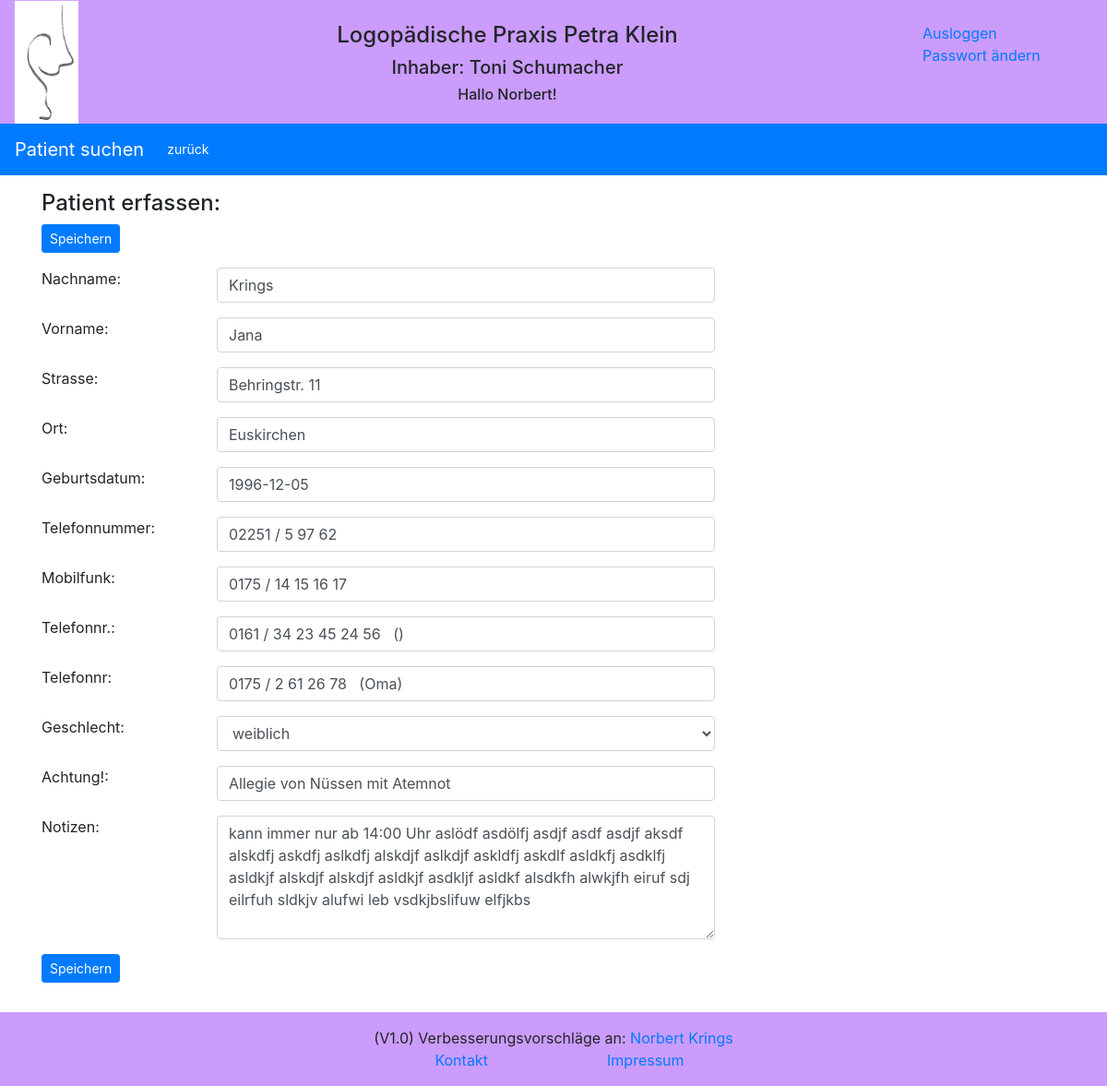
Before: /reports/edit/patient/1/ (signed in) with the older database file.
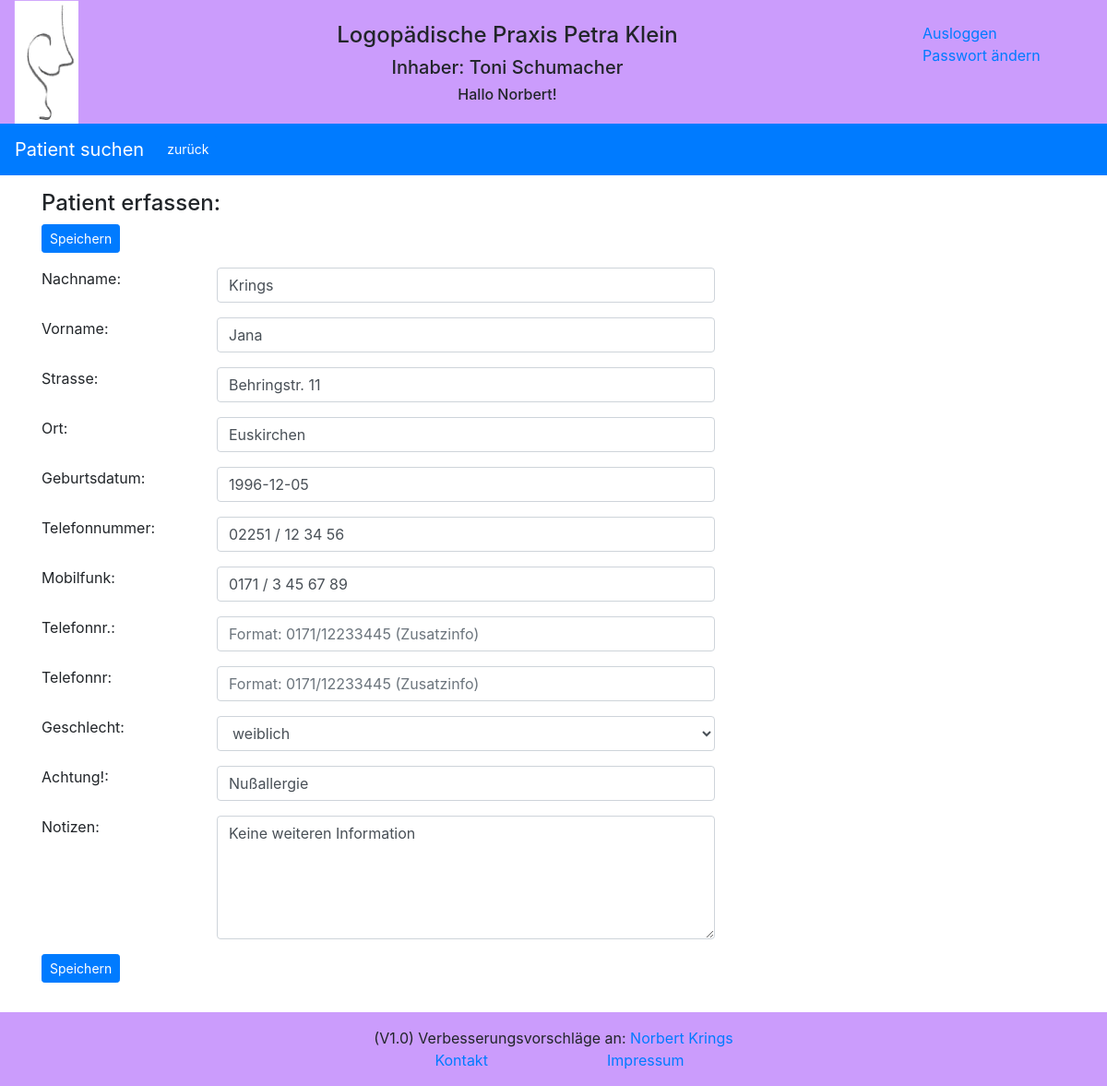
After: the same page with the newer database file.
### reports/models.py (models this page shows, shortened)
class Patient(models.Model):
    GENDER = (
        ('1', 'weiblich'),
        ('2', 'männlich'),
    )
    pa_first_name = models.CharField(max_length=50)
    pa_last_name = models.CharField(max_length=50)
    pa_street = models.CharField(max_length=100)
    pa_city = models.CharField(max_length=255)
    pa_phone = models.CharField(max_length=35, blank=True, default='', null=True)
    pa_cell_phone = models.CharField(max_length=35, blank=True, default='', null=True)
    pa_cell_phone_add1 = models.CharField(max_length=35, blank=True, default='', null=True)
    pa_cell_phone_add2 = models.CharField(max_length=35, blank=True, default='', null=True)
    pa_date_of_birth = models.DateField(default='1900-01-01')
    pa_gender = models.CharField(max_length=1, choices=GENDER, default='1')
    pa_attention = models.CharField(max_length=100, blank=True, default='')
    pa_note = models.CharField(max_length=255, blank=True, default='')

### reports/views.py (the view)
# urls.py: path('edit/patient/<id>/', views.edit_patient, name='edit_patient'),
def edit_patient(request, id=None):
    item = get_object_or_404(Patient, id=id)
    form = PatientForm(request.POST or None, instance=item)
    if form.is_valid():
        form.save()
        logger.info('edit_patient: Patient mit der ID:' + str(item.id) + ' geändert')
        return redirect('/reports/patient/' + str(item.id) + '/')
    logger.info('edit_patient: Patient mit der ID: ' + str(id) + ' zwecks Änderung aufgerufen')
    form.id = item.id
    return render(request, 'reports/patient_form.html', {'form': form})

### reports/templates/reports/patient_form.html (shortened to what the changed rows need)
{% extends "base.html" %}
{% block extrahead %}
    {% load static %}
{% endblock %}
{% block content %}
<content>
    <form method="POST" enctype="multipart/form-data" action="">
    <div class="container">
        <div class="form-group row">
            <div class="col-sm-6">
                {{ form.pa_last_name }}
            </div>
        </div>
        <div class="form-group row">
            <div class="col-sm-6">
                {{ form.pa_first_name }}
            </div>
        </div>
        <div class="form-group row">
            <div class="col-sm-6">
                {{ form.pa_street }}
            </div>
        </div>
        <div class="form-group row">
            <div class="col-sm-6">
                {{ form.pa_city }}
            </div>
        </div>
        <div class="form-group row">
            <div class="col-sm-6">
                {{ form.pa_date_of_birth }}
            </div>
        </div>
        <div class="form-group row">
            <div class="col-sm-6">
                {{ form.pa_phone }}
            </div>
        </div>
        <div class="form-group row">
            <div class="col-sm-6">
                {{ form.pa_cell_phone }}
            </div>
        </div>
        <div class="form-group row">
            <div class="col-sm-6">
                {{ form.pa_cell_phone_add1 }}
            </div>
        </div>
        <div class="form-group row">
            <div class="col-sm-6">
                {{ form.pa_cell_phone_add2 }}
            </div>
        </div>
        <div class="form-group row">
            <div class="col-sm-6">
                {{ form.pa_gender }}
            </div>
        </div>
        <div class="form-group row">
            <div class="col-sm-6">
                {{ form.pa_attention }}
            </div>
        </div>
        <div class="form-group row">
            <div class="col-sm-6">
                {{ form.pa_note }}
            </div>
        </div>
    </div>
    </form>
</content>
{% endblock %}

Changed rows visible on the page:
changed Patient "Krings": pa_phone "02251 / 5 97 62" → "02251 / 12 34 56"; pa_cell_phone "0175 / 14 15 16 17" → "0171 / 3 45 67 89"; pa_cell_phone_add1 "0161 / 34 23 45 24 56 ()" → (not shown); pa_cell_phone_add2 "0175 / 2 61 26 78 (Oma)" → (not shown); pa_attention "Allegie von Nüssen mit Atemnot" → "Nußallergie"; pa_note "kann immer nur ab 14:00 Uhr aslödf asdölfj asdjf asdf asdjf aksdf alskdfj askdfj aslkdfj alskdjf aslkdjf askldfj askdlf asldkfj asdklfj asldkjf alskdjf alskdjf asldkjf asdkljf asldkf alsdkfh alwkjfh eiruf sdj eilrfuh sldkjv alufwi leb vsdkjbslifuw elfjkbs" → "Keine weiteren Information"
